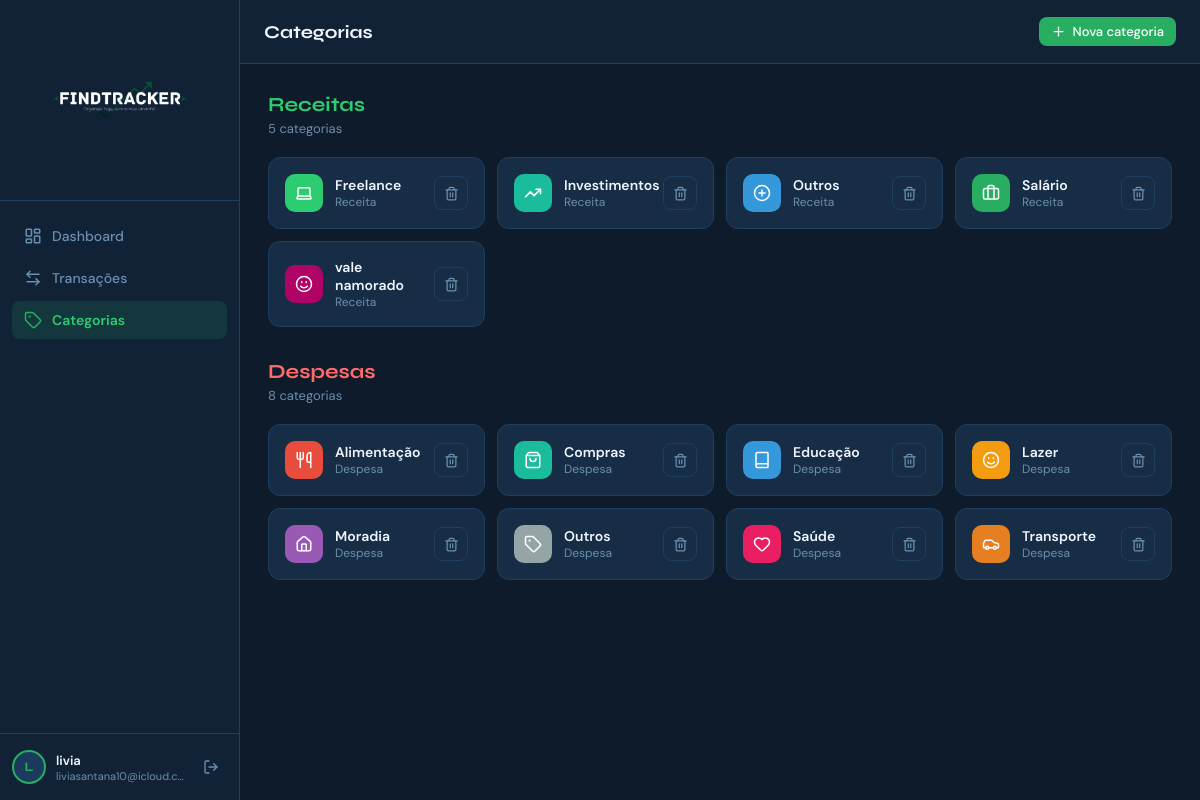
The app's page /categories (signed in) with its own data.
### models/models.py (models this page shows, shortened)
class User(UserMixin, db.Model):
    __tablename__ = 'users'
    id           = db.Column(db.Integer, primary_key=True)
    name         = db.Column(db.String(120), nullable=False)
    email        = db.Column(db.String(150), unique=True, nullable=False)
    password_hash= db.Column(db.String(256), nullable=False)
    created_at   = db.Column(db.DateTime, default=datetime.utcnow)
    transactions = db.relationship('Transaction', backref='user', lazy=True, cascade='all, delete-orphan')
    categories   = db.relationship('Category',    backref='user', lazy=True, cascade='all, delete-orphan')

class Category(db.Model):
    __tablename__ = 'categories'
    id      = db.Column(db.Integer, primary_key=True)
    name    = db.Column(db.String(80), nullable=False)
    icon    = db.Column(db.String(40), default='tag')
    color   = db.Column(db.String(7),  default='#27AE60')
    type    = db.Column(db.String(10), nullable=False)   # 'income' | 'expense'
    user_id = db.Column(db.Integer, db.ForeignKey('users.id'), nullable=False)
    transactions = db.relationship('Transaction', backref='category', lazy=True)

### routes/main.py (the view)
@main_bp.route('/categories')
@login_required
def categories():
    cats = Category.query.filter_by(user_id=current_user.id).order_by(Category.type, Category.name).all()
    return render_template('categories.html', categories=cats)

### app.py (called while the page is built)
def create_app():
    app = Flask(__name__)
    app.config['SECRET_KEY']          = os.environ.get('SECRET_KEY', 'fintrack-secret-2025-change-me')
    app.config['SQLALCHEMY_DATABASE_URI']        = 'sqlite:///fintrack.db'
    app.config['SQLALCHEMY_TRACK_MODIFICATIONS'] = False
    db.init_app(app)
    login_manager = LoginManager(app)
    login_manager.login_view     = 'auth.login'
    login_manager.login_message  = 'Faça login para continuar.'
    login_manager.login_message_category = 'info'
    @login_manager.user_loader
    def load_user(user_id):
        return User.query.get(int(user_id))
    app.register_blueprint(auth_bp)
    app.register_blueprint(main_bp)
    with app.app_context():
        db.create_all()
    return app

### templates/categories.html (shortened to what this page needs)
{% extends 'base.html' %}
{% block page_title %}Categorias{% endblock %}
{% block topbar_actions %}
  <button class="btn btn-primary btn-sm" onclick="openModal()">
    <i data-lucide="plus"></i> Nova categoria
  </button>
{% endblock %}
{% block content %}
{% set income_cats  = categories | selectattr('type','eq','income')  | list %}
{% set expense_cats = categories | selectattr('type','eq','expense') | list %}
<div class="section-header">
  <div>
    <div class="section-title" style="color:var(--green-lt)">Receitas</div>
    <div class="section-sub">{{ income_cats|length }} categori{{ 'a' if income_cats|length == 1 else 'as' }}</div>
  </div>
</div>
<div class="cats-grid" style="margin-bottom:32px">
  {% for c in income_cats %}
  <div class="cat-card">
    <div class="cat-dot" style="background:{{ c.color }}">
      <i data-lucide="{{ c.icon }}"></i>
    </div>
    <div class="cat-info">
      <div class="cat-name">{{ c.name }}</div>
      <div class="cat-type">Receita</div>
    </div>
    <div class="cat-actions">
      <form method="POST" action="{{ url_for('main.delete_category', cat_id=c.id) }}"
            onsubmit="return confirm('Remover categoria « {{ c.name }} »?')">
        <button type="submit" class="btn btn-ghost btn-icon btn-sm" style="color:var(--muted)" title="Excluir">
          <i data-lucide="trash-2"></i>
        </button>
      </form>
    </div>
  </div>
  {% else %}
  <div style="color:var(--muted);font-size:14px;padding:12px 0">Nenhuma categoria de receita.</div>
  {% endfor %}
</div>
<div class="section-header">
  <div>
    <div class="section-title" style="color:#ff6b6b">Despesas</div>
    <div class="section-sub">{{ expense_cats|length }} categori{{ 'a' if expense_cats|length == 1 else 'as' }}</div>
  </div>
</div>
<div class="cats-grid">
  {% for c in expense_cats %}
  <div class="cat-card">
    <div class="cat-dot" style="background:{{ c.color }}">
      <i data-lucide="{{ c.icon }}"></i>
    </div>
    <div class="cat-info">
      <div class="cat-name">{{ c.name }}</div>
      <div class="cat-type">Despesa</div>
    </div>
    <div class="cat-actions">
      <form method="POST" action="{{ url_for('main.delete_category', cat_id=c.id) }}"
            onsubmit="return confirm('Remover categoria « {{ c.name }} »?')">
        <button type="submit" class="btn btn-ghost btn-icon btn-sm" style="color:var(--muted)" title="Excluir">
          <i data-lucide="trash-2"></i>
        </button>
      </form>
    </div>
  </div>
  {% else %}
  <div style="color:var(--muted);font-size:14px;padding:12px 0">Nenhuma categoria de despesa.</div>
  {% endfor %}
</div>
{% endblock %}

### templates/base.html (shortened to what this page needs)
<!DOCTYPE html>
<html lang="pt-BR">
<head>
  <link rel="stylesheet" href="{{ url_for('static', filename='css/style.css') }}">
</head>
<body>
{% if current_user.is_authenticated %}
<aside class="sidebar" id="sidebar">
  <div class="sidebar-logo">
  <img src="{{ url_for('static', filename='img/logo-dark.png') }}" alt="FinTrack" class="sidebar-logo-img">
</div>
  <nav class="sidebar-nav">
    <a href="{{ url_for('main.dashboard') }}"    class="nav-item {% if request.endpoint == 'main.dashboard'    %}active{% endif %}">
      <i data-lucide="layout-dashboard"></i><span>Dashboard</span>
    </a>
    <a href="{{ url_for('main.transactions') }}" class="nav-item {% if 'transaction' in request.endpoint %}active{% endif %}">
      <i data-lucide="arrow-left-right"></i><span>Transações</span>
    </a>
    <a href="{{ url_for('main.categories') }}"   class="nav-item {% if 'categor' in request.endpoint %}active{% endif %}">
      <i data-lucide="tag"></i><span>Categorias</span>
    </a>
  </nav>
  <div class="sidebar-footer">
    <div class="user-info">
      <div class="user-avatar">{{ current_user.name[0].upper() }}</div>
      <div class="user-details">
        <span class="user-name">{{ current_user.name.split()[0] }}</span>
        <span class="user-email">{{ current_user.email }}</span>
      </div>
    </div>
    <a href="{{ url_for('auth.logout') }}" class="logout-btn" title="Sair">
      <i data-lucide="log-out"></i>
    </a>
  </div>
</aside>
<div class="main-wrap">
  <header class="topbar">
    <div class="topbar-title">{% block page_title %}{% endblock %}</div>
    <div class="topbar-actions">{% block topbar_actions %}{% endblock %}</div>
  </header>
  <main class="page-content">
    {% block content %}{% endblock %}
  </main>
</div>
{% endif %}
</body>
</html>

### records on screen
User: name "L", name "livia", email "liviasantana10@icloud.c…"
Category: name "Freelance"
Category: name "Investimentos"
Category: name "Outros"
Category: name "Salário"
Category: name "vale namorado"
Category: name "Alimentação"
Category: name "Compras"
Category: name "Educação"
Category: name "Lazer"
Category: name "Moradia"
Category: name "Outros"
Category: name "Saúde"
Category: name "Transporte"

### other values on screen
{{ income_cats|length }} "5"
{{ 'a' if income_cats|length == 1 else 'as' }} "as"
{{ expense_cats|length }} "8"
{{ 'a' if expense_cats|length == 1 else 'as' }} "as"
